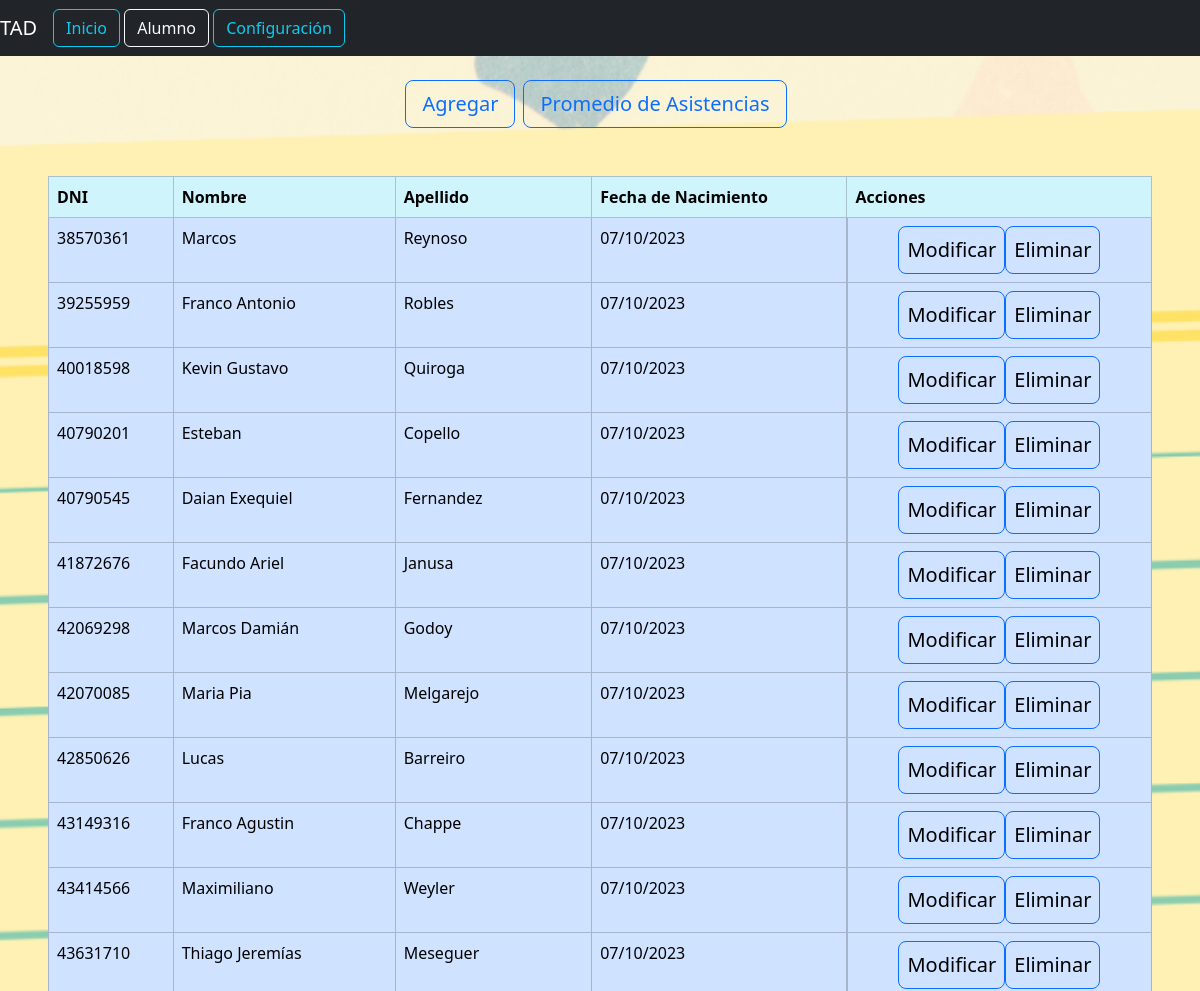
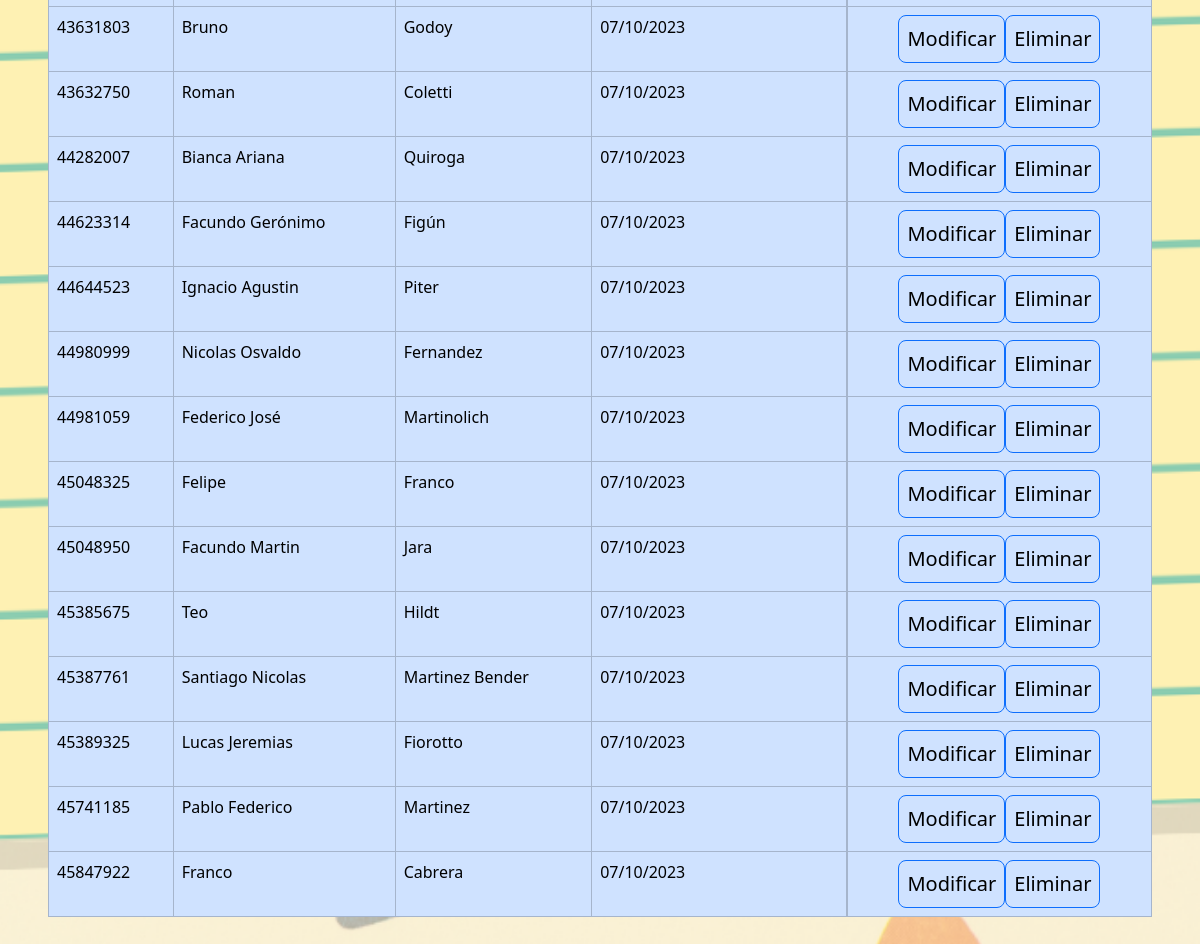
Screenshot of /TAD/Alumno/pagina_alumno.php with the database file from the repository (2 pictures, top to bottom).
### tables this page shows
CREATE TABLE IF NOT EXISTS `alumno` (
  `dni_alumno` varchar(50) NOT NULL,
  `nombre_alumno` text NOT NULL,
  `apellido_alumno` text NOT NULL,
  `fecha_nacimiento_alumno` date NOT NULL,
  PRIMARY KEY (`dni_alumno`)
);

### TAD/BD/conexion.php (called while the page is built, shortened)
<?php
class BD {
    private $host = "localhost";
    private $dbname = "sistema_asistencia";
    private $username = "root";
    private $password = null;
    private $connection;
    public function __construct()
    {
        $this-> connection = new mysqli($this -> host,$this->username,$this->password,$this -> dbname);
    }
    public function Ejecutar($consulta){
        return $this->connection->query($consulta);
    }
}
?>

### TAD/Clases/Alumno.php (called while the page is built, shortened)
<?php
    class Alumno extends Persona{
        public static function listaAlumnos(){
            $listadoAlumnos = "Select * from alumno";
            return $listadoAlumnos;
        }
    }
?>

### TAD/Alumno/pagina_alumno.php (the view, shortened to what this page needs)
<?php
     require_once("../../TAD/BD/conexion.php");
     require_once("../../TAD/Clases/Alumno.php");
    $BD = new BD();
    $consulta = Alumno::listaAlumnos();
    $contenedor = $BD->Ejecutar($consulta);
    $alumnoListado = $contenedor;
    ?>
<!DOCTYPE html>
<html lang="es">
<head>
    <link rel="stylesheet" href="/bootstrap/bootstrap-5.3.2-dist/css/bootstrap.min.css">
</head>
<body style="background-image: url('../../Imagenes/Fondo_de_pantalla.png') ; background-repeat: no-repeat; background-position: center top; background-size: cover ;max-width: 100%; max-height: 100%; ">
     <nav class="navbar navbar-dark bg-dark">
        <a class="navbar-brand">TAD</a>
        <div class="me-auto">
            <a href="/pagina_principal.html"><button class="btn btn-outline-info">Inicio</button></a>
            <a href="/Alumno/pagina_alumno.php"> <button class="btn btn-outline-light">Alumno</button></a>
            <a href="/Parametros/pagina_parametros.php"><button class="btn btn-outline-info">Configuración</button></a>
        </div>
    </nav>
    <div class="d-flex justify-content-center">
    <a href="/Alumno/Alta_Alumno/alta_alumno.php"><button class="btn btn-outline-primary btn-lg mt-4 ">Agregar</button></a>
    <a href="/Alumno/Lista_Asistencias/lista_asistencias.php"><button class="btn btn-outline-primary btn-lg mt-4 mx-2">Promedio de Asistencias</button></a>
    </div>
    <div class="m-5" style="display: flex; justify-content: center;align-items: center;">
        <table class="table table-bordered table-hover">
            <thead>
                <tr class="table table-info">
                    <th>DNI</th>
                    <th>Nombre</th>
                    <th>Apellido</th>
                    <th>Fecha de Nacimiento</th>
                    <th>Acciones</th>
                </tr>
            </thead>
            <tbody>
                <?php  foreach($alumnoListado as $listado){ ?>
                <tr class="table table-primary">
                    <td><?php echo $listado["dni_alumno"]?></td>
                    <td><?php echo $listado["nombre_alumno"]?></td>
                    <td><?php echo $listado["apellido_alumno"]?></td>
                    <td><?php $fecha_nacimiento = date("d/m/Y", strtotime($listado["fecha_nacimiento_alumno"]));
                        echo $fecha_nacimiento?></td>
                    <td class="d-flex justify-content-center">
                        <a href='/Alumno/Modificacion_Alumno/modificacion_alumno.php?dni=<?php echo $listado["dni_alumno"]?>'><button class='btn btn-primary btn-lg' name='enviar'>Modificar</button></a>
                        <a href='/Alumno/Baja_Alumno/baja_alumno.php?dni=<?php echo $listado["dni_alumno"]?>'><button onclick="verificar()" class='borrar btn btn-primary btn-lg' name='enviar' >Eliminar</button></a>
                    </td>
                </tr>
                <?php  } ?>
            </tbody>
        </table>
    </div>
</body>
</html>

### rows the page displays
alumno: dni_alumno "38570361", nombre_alumno "Marcos", apellido_alumno "Reynoso", fecha_nacimiento_alumno "07/10/2023"
alumno: dni_alumno "39255959", nombre_alumno "Franco Antonio", apellido_alumno "Robles", fecha_nacimiento_alumno "07/10/2023"
alumno: dni_alumno "40018598", nombre_alumno "Kevin Gustavo", apellido_alumno "Quiroga", fecha_nacimiento_alumno "07/10/2023"
alumno: dni_alumno "40790201", nombre_alumno "Esteban", apellido_alumno "Copello", fecha_nacimiento_alumno "07/10/2023"
alumno: dni_alumno "40790545", nombre_alumno "Daian Exequiel", apellido_alumno "Fernandez", fecha_nacimiento_alumno "07/10/2023"
alumno: dni_alumno "41872676", nombre_alumno "Facundo Ariel", apellido_alumno "Janusa", fecha_nacimiento_alumno "07/10/2023"
alumno: dni_alumno "42069298", nombre_alumno "Marcos Damián", apellido_alumno "Godoy", fecha_nacimiento_alumno "07/10/2023"
alumno: dni_alumno "42070085", nombre_alumno "Maria Pia", apellido_alumno "Melgarejo", fecha_nacimiento_alumno "07/10/2023"
alumno: dni_alumno "42850626", nombre_alumno "Lucas", apellido_alumno "Barreiro", fecha_nacimiento_alumno "07/10/2023"
alumno: dni_alumno "43149316", nombre_alumno "Franco Agustin", apellido_alumno "Chappe", fecha_nacimiento_alumno "07/10/2023"
alumno: dni_alumno "43414566", nombre_alumno "Maximiliano", apellido_alumno "Weyler", fecha_nacimiento_alumno "07/10/2023"
alumno: dni_alumno "43631710", nombre_alumno "Thiago Jeremías", apellido_alumno "Meseguer", fecha_nacimiento_alumno "07/10/2023"
alumno: dni_alumno "43631803", nombre_alumno "Bruno", apellido_alumno "Godoy", fecha_nacimiento_alumno "07/10/2023"
alumno: dni_alumno "43632750", nombre_alumno "Roman", apellido_alumno "Coletti", fecha_nacimiento_alumno "07/10/2023"
alumno: dni_alumno "44282007", nombre_alumno "Bianca Ariana", apellido_alumno "Quiroga", fecha_nacimiento_alumno "07/10/2023"
alumno: dni_alumno "44623314", nombre_alumno "Facundo Gerónimo", apellido_alumno "Figún", fecha_nacimiento_alumno "07/10/2023"
alumno: dni_alumno "44644523", nombre_alumno "Ignacio Agustin", apellido_alumno "Piter", fecha_nacimiento_alumno "07/10/2023"
alumno: dni_alumno "44980999", nombre_alumno "Nicolas Osvaldo", apellido_alumno "Fernandez", fecha_nacimiento_alumno "07/10/2023"
alumno: dni_alumno "44981059", nombre_alumno "Federico José", apellido_alumno "Martinolich", fecha_nacimiento_alumno "07/10/2023"
alumno: dni_alumno "45048325", nombre_alumno "Felipe", apellido_alumno "Franco", fecha_nacimiento_alumno "07/10/2023"
alumno: dni_alumno "45048950", nombre_alumno "Facundo Martin", apellido_alumno "Jara", fecha_nacimiento_alumno "07/10/2023"
alumno: dni_alumno "45385675", nombre_alumno "Teo", apellido_alumno "Hildt", fecha_nacimiento_alumno "07/10/2023"
alumno: dni_alumno "45387761", nombre_alumno "Santiago Nicolas", apellido_alumno "Martinez Bender", fecha_nacimiento_alumno "07/10/2023"
alumno: dni_alumno "45389325", nombre_alumno "Lucas Jeremias", apellido_alumno "Fiorotto", fecha_nacimiento_alumno "07/10/2023"
alumno: dni_alumno "45741185", nombre_alumno "Pablo Federico", apellido_alumno "Martinez", fecha_nacimiento_alumno "07/10/2023"
alumno: dni_alumno "45847922", nombre_alumno "Franco", apellido_alumno "Cabrera", fecha_nacimiento_alumno "07/10/2023"
